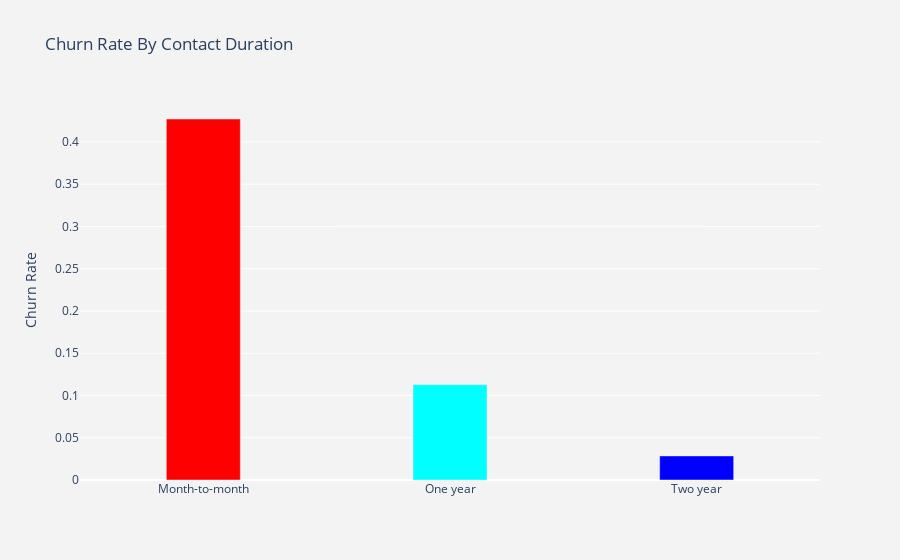

The notebook cell this image was saved under:
### Code cell
#Visulaize Churn Rate By  Contract Duration
plot_by_payment = dataset.groupby('Contract').Churn.mean().reset_index()
plot_data = [
    go.Bar(
        x = plot_by_payment ['Contract'],
    y = plot_by_payment ['Churn'],
    width = [0.3, 0.3,0.3],
        marker = dict(
    color = ['red', 'cyan', 'blue'])
    )
]
plot_layout = go.Layout(
xaxis = {"type":"category"},
yaxis = {"title":"Churn Rate"},
title ='Churn Rate By Contact Duration',
plot_bgcolor = "rgb(243,243,243)" ,
 paper_bgcolor = "rgb(243,243,243)"
)
fig = go.Figure(data = plot_data, layout = plot_layout)
po.iplot(fig)

### Figure 1 — Plotly figure (JSON) as saved in the notebook; plotly's stock layout.template omitted (floating-point values rounded to 4 significant figures)
{"data": [{"marker": {"color": ["red", "cyan", "blue"]}, "type": "bar", "width": [0.3, 0.3, 0.3], "x": ["Month-to-month", "One year", "Two year"], "y": [0.4271, 0.1128, 0.02849]}], "layout": {"paper_bgcolor": "rgb(243,243,243)", "plot_bgcolor": "rgb(243,243,243)", "title": {"text": "Churn Rate By Contact Duration"}, "xaxis": {"type": "category"}, "yaxis": {"title": {"text": "Churn Rate"}}}}
